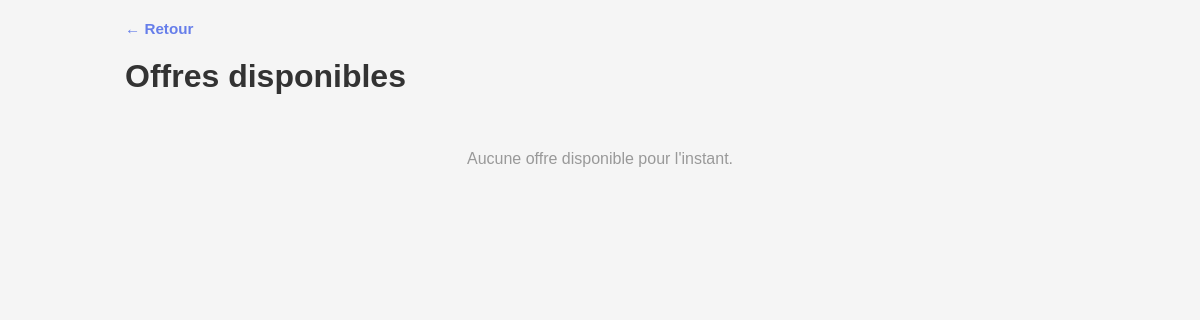
/my_offers.php?page=2 (signed in), run on an earlier commit of the app's database.
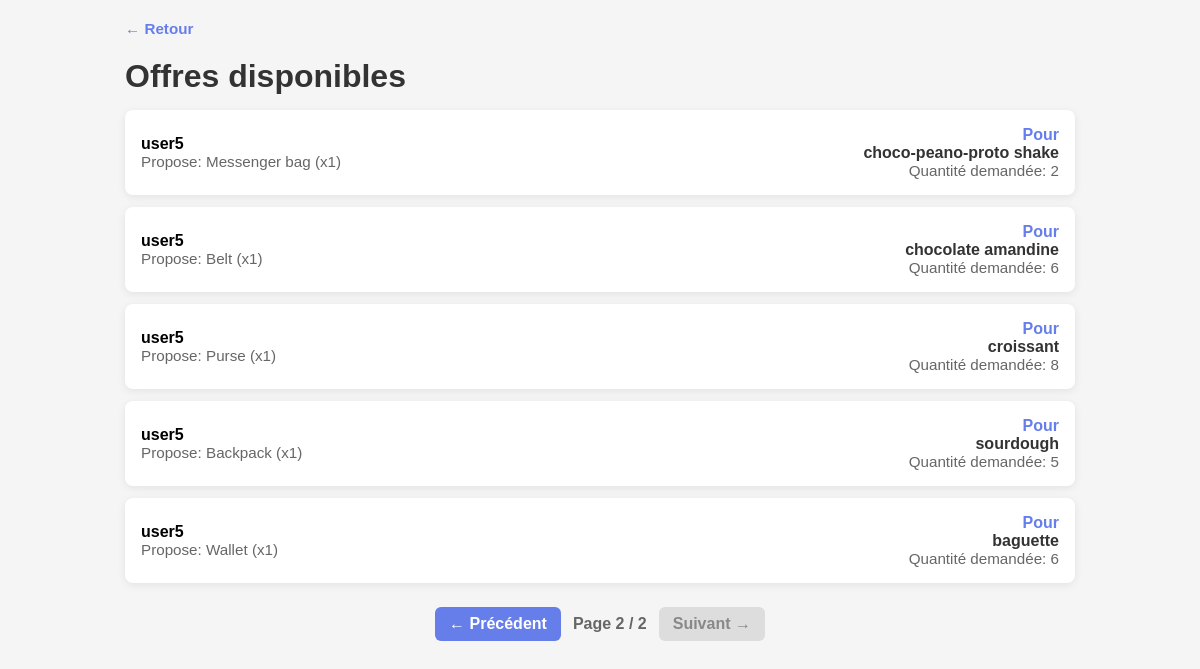
And on a later commit of the database.
### tables this page shows
CREATE TABLE Offers (
	id INT AUTO_INCREMENT NOT NULL PRIMARY KEY,
	product_id INT,
	product_quantity INT DEFAULT 1,
	offer_id INT,
	offer_quantity INT DEFAULT 1,
	user_id INT,

	CONSTRAINT fk_offers_product
	FOREIGN KEY (product_id) REFERENCES Products(id) ON DELETE CASCADE,
	CONSTRAINT fk_offers_offer
	FOREIGN KEY (offer_id) REFERENCES Products(id) ON DELETE CASCADE,
	FOREIGN KEY (user_id) REFERENCES Users(user_id)
);

CREATE TABLE Users (
	user_id INT AUTO_INCREMENT NOT NULL PRIMARY KEY,
	username CHAR(50) UNIQUE NOT NULL,
	email CHAR(255) UNIQUE NOT NULL,
	hashed_password CHAR(255) NOT NULL,
	admin BOOLEAN DEFAULT FALSE
);

CREATE TABLE Products (
	id INT AUTO_INCREMENT NOT NULL PRIMARY KEY,
	user_id INT,
	name CHAR(50) NOT NULL,
	description VARCHAR(255),
	offers INT DEFAULT 0,
	FOREIGN KEY (user_id) REFERENCES Users(user_id)
);

### my_offers.php (the view, shortened to what this page needs)
<?php
require 'includes/db_connect.php';
$page = isset($_GET['page']) ? max(1, (int)$_GET['page']) : 1;
$per_page = 15;
$offset = ($page - 1) * $per_page;
$countStmt = $conn->prepare('SELECT COUNT(*) FROM Offers WHERE user_id = :uid');
$countStmt->execute(['uid' => $_SESSION['user_id']]);
$total_items = (int)$countStmt->fetchColumn();
$total_pages = max(1, (int)ceil($total_items / $per_page));
if (isset($_GET['id'])) {
	$product_id = (int) $_GET['id'];
	$product_name = isset($_GET['name']) ? htmlspecialchars($_GET['name']) : '';
	$offers = SQL_GET_OFFERS_BY_PRODUCT_ID($conn, $product_id);
	$mode = 'by_product';
} else {
	$current_user = $_SESSION['user_id'] ?? 0;
	$stmt = $conn->prepare(
		"SELECT o.*, u.username, p_target.name AS target_name, p_offer.name AS offer_name
		 FROM Offers o
		 JOIN Users u ON o.user_id = u.user_id
		 LEFT JOIN Products p_target ON o.product_id = p_target.id
		 LEFT JOIN Products p_offer ON o.offer_id = p_offer.id
		 WHERE o.user_id = :uid
		 ORDER BY o.id DESC
                 LIMIT :limit
                 OFFSET :offset"
	);
	$stmt->execute(['uid' => $current_user, 'limit' => $per_page, 'offset' => $offset]);
	$offers = $stmt->fetchAll();
	$mode = 'global';
}
?>
<!DOCTYPE html>
<html lang="fr">
<head>
	<link rel="stylesheet" href="assets/css/style.css">
</head>
<body>
	<div class="container">
		<div class="back-link"><a href="index.php">← Retour</a></div>
		<?php if ($mode === 'by_product'): ?>
			<h1>Offres pour « <?= htmlspecialchars($product_name) ?> »</h1>
			<?php if (empty($offers)): ?>
				<div class="empty-state">Aucune offre pour ce produit pour l'instant.</div>
			<?php else: ?>
				<?php foreach ($offers as $offer):
					$user = SQL_GET_USER_BY_OFFER_ID($conn, $offer['id']);
					$offered_product = SQL_GET_PRODUCT_BY_OFFER_ID($conn, $offer['id']);
				?>
					<div class="offer-item">
						<div class="offer-header">
							<div>
								<strong><?= htmlspecialchars($user['username'] ?? 'Utilisateur inconnu') ?></strong>
								<div class="offer-meta">Quantité proposée: <?= (int) $offer['product_quantity'] ?></div>
							</div>
							<div style="text-align:right">
								<div style="color:#667eea;font-weight:bold;">En échange</div>
								<div style="color:#333;font-weight:bold;"><?= htmlspecialchars($offered_product['name'] ?? 'Produit supprimé') ?></div>
								<div class="offer-meta">Quantité: <?= (int) $offer['offer_quantity'] ?></div>
							</div>
						</div>
					</div>
				<?php endforeach; ?>
			<?php endif; ?>
		<?php else: ?>
			<h1>Offres disponibles</h1>
			<?php if (empty($offers)): ?>
				<div class="empty-state">Aucune offre disponible pour l'instant.</div>
			<?php else: ?>
				<?php foreach ($offers as $offer): ?>
					<div class="offer-item">
						<div class="offer-header">
							<div>
								<strong><?= htmlspecialchars($offer['username'] ?? 'Utilisateur') ?></strong>
								<div class="offer-meta">Propose: <?= htmlspecialchars($offer['offer_name'] ?? '—') ?> (x<?= (int)$offer['offer_quantity'] ?>)</div>
							</div>
							<div style="text-align:right">
								<div style="color:#667eea;font-weight:bold;">Pour</div>
								<div style="color:#333;font-weight:bold;"><?= htmlspecialchars($offer['target_name'] ?? '—') ?></div>
								<div class="offer-meta">Quantité demandée: <?= (int)$offer['product_quantity'] ?></div>
							</div>
						</div>
					</div>
				<?php endforeach; ?>
			<?php endif; ?>
		<?php endif; ?>
	</div>
        <?php if ($total_pages > 1): ?>
                <div class="pagination" aria-label="Pagination">
                        <?php if ($page > 1): ?>
                                <a href="?page=<?= $page - 1 ?>" class="pagination-btn">← Précédent</a>
                        <?php else: ?>
                                <span class="pagination-btn disabled">← Précédent</span>
                        <?php endif; ?>
                        <span class="pagination-info">Page <?= $page ?> / <?= $total_pages ?></span>
                        <?php if ($page < $total_pages): ?>
                                <a href="?page=<?= $page + 1 ?>" class="pagination-btn">Suivant →</a>
                        <?php else: ?>
                                <span class="pagination-btn disabled">Suivant →</span>
                        <?php endif; ?>
                </div>
        <?php endif; ?>
</body>
</html>

### assets/css/style.css (style rules this page uses)
* { margin: 0; padding: 0; box-sizing: border-box; }
html, body { height: 100%; }
body { font-family: Arial, sans-serif; background: #f5f5f5; }
html, body { overflow-x: hidden; }
h1, h2 { margin-bottom: 15px; color: #333; }
h1 { font-size: 2em; }
body { padding: 20px; }
.container { max-width: 950px; margin: 0 auto; }
.back-link { margin-bottom: 20px; }
.back-link a { color: #667eea; text-decoration: none; font-weight: bold; font-size: 0.95em; }
.pagination { display: flex; gap: 12px; align-items: center; justify-content: center; margin: 24px 0; }
.pagination-btn { padding: 8px 14px; background: #667eea; color: white; text-decoration: none; border-radius: 6px; font-weight: bold; }
.pagination-btn.disabled { background: #ddd; color: #888; pointer-events: none; }
.pagination-info { color: #666; font-weight: bold; }
.empty-state { text-align: center; padding: 40px; color: #999; grid-column: 1 / -1; }

### my_offers.php (style rules this page uses)
.offer-item { background: white; padding: 16px; border-radius: 8px; margin-bottom: 12px; box-shadow: 0 2px 8px rgba(0,0,0,0.08); }
.offer-header { display:flex; justify-content:space-between; align-items:center; gap:12px; }
.offer-meta { color:#666; font-size:0.95em; }

What changed in the data, as far as the page shows it:
added offers: user.username "user5", offer.name "Messenger bag", offer_quantity "1", product.name "choco-peano-proto shake", product_quantity "2"
added offers: user.username "user5", offer.name "Belt", offer_quantity "1", product.name "chocolate amandine", product_quantity "6"
added offers: user.username "user5", offer.name "Purse", offer_quantity "1", product.name "croissant", product_quantity "8"
added offers: user.username "user5", offer.name "Backpack", offer_quantity "1", product.name "sourdough", product_quantity "5"
added offers: user.username "user5", offer.name "Wallet", offer_quantity "1", product.name "baguette", product_quantity "6"
Also different on the page:
$page: (not shown) → "2"
$total_pages: (not shown) → "2"
text no longer shown: "Aucune offre disponible pour l'instant."
text now shown: "← Précédent Page / Suivant →"
